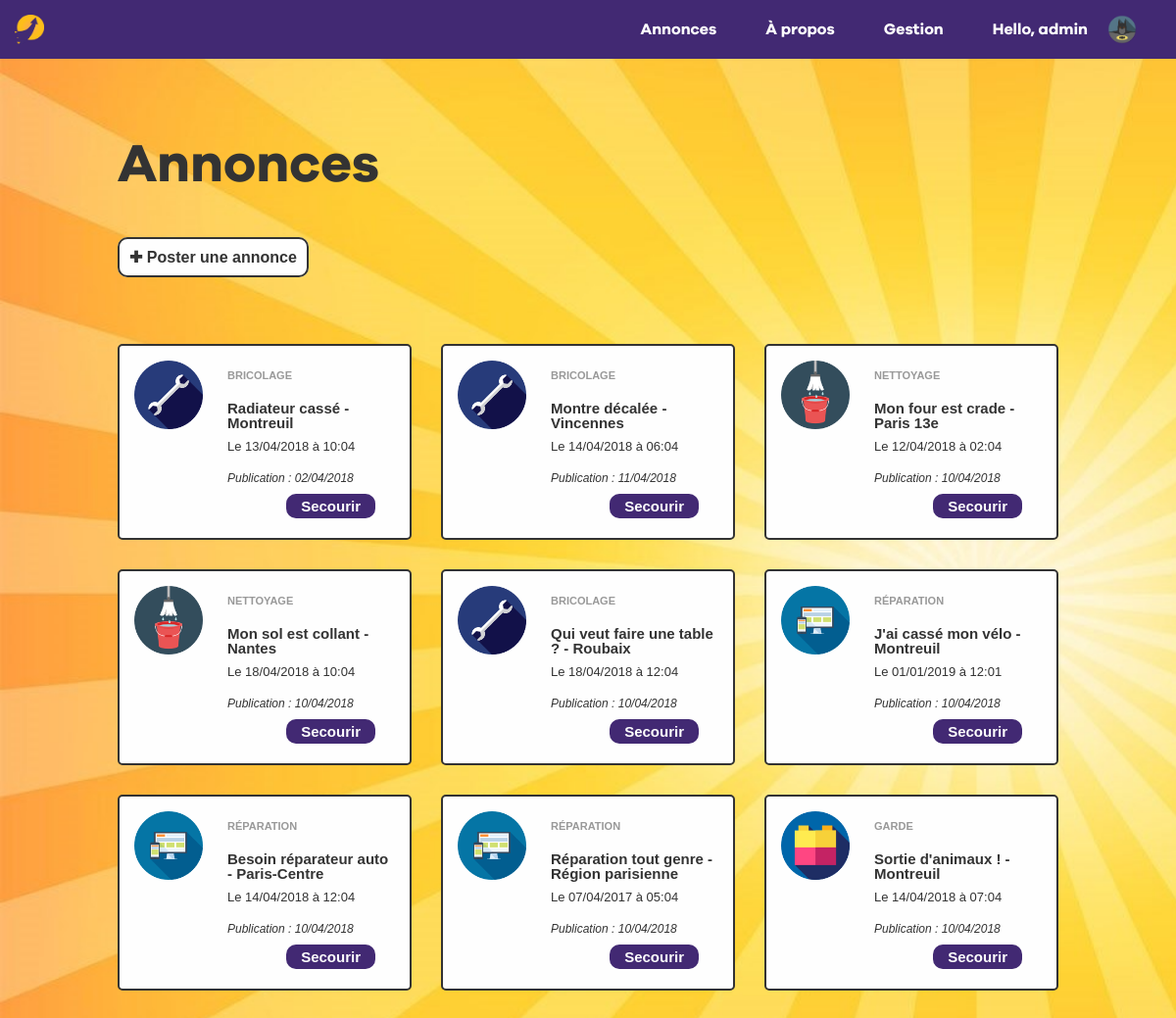
/posts (signed in), run on the app's committed database.
### tables this page shows
CREATE TABLE `posts` (
  `id` int(3) NOT NULL,
  `category` enum('Bricolage','Jardinage','Réparation','Garde','Devoirs','Nettoyage','Livraison') NOT NULL,
  `title` varchar(30) NOT NULL,
  `description` text NOT NULL,
  `location` varchar(255) NOT NULL,
  `date` datetime(6) NOT NULL,
  `name` varchar(25) NOT NULL,
  `email` varchar(200) NOT NULL,
  `phone` varchar(200) NOT NULL,
  `date_creation` date NOT NULL
);

### index.php (called while the page is built, shortened)
<?
isset($_GET['q']) ? $q = $_GET['q'] : $q = '';
  if($q === '' || $q === 'home'){
      $page = 'home';
  }
  else if($q === 'register'){
      $page = 'register';
  }
  else if($q === 'registrated'){
      $page = 'registrated';
  }
  else if($q === 'login'){
      $page = 'login';
  }
  else if($q === 'logout'){
      $page = 'logout';
      header('Location: home');
  }
  else if($q === 'about'){
      $page = 'about';
  }
  else if($q === 'posts'){
      $page = 'posts';
  }
  include 'views/pages/'.$page.'.php';
?>

### models/model.php (called while the page is built, shortened)
<?
abstract class Model{
  protected function query_request($sql, $_pdo){
      $query = $_pdo->query($sql);
      $result = $query->fetchAll();
      return $result;
    }
}
class Posts extends Model{
  public function getPosts($_pdo){
    $sql = 'SELECT id, category, title, location, date, name, date_creation FROM posts';
    $getPosts = $this->query_request($sql, $_pdo);
    return $getPosts;
  }
}

### views/pages/posts.php (the view, shortened to what this page needs)
<? require 'models/model.php'; ?>
<? $posts = new Posts() ?>
<? $getPosts = $posts->getPosts($pdo) ?>
  <main class="app-posts">
    <h1 class="app-posts-title">Annonces</h1>
    <? if(!empty($_SESSION['pseudo'])): ?>
    <a class="app-posts-create" href="create">
      <span>✚ Poster une annonce</span>
    </a>
    <? else: ?>
    <a class="app-posts-create" href="login">
      <span>✚ Me connecter pour poster une annonce</span>
    </a>
    <? endif ?>
    <div class="app-posts-container">
    <? for($i=0; $i<count($getPosts); $i++): ?>
      <div class="app-posts-container__post">
        <div class="app-posts-container__post__visual">
          <img class="app-posts-container__post__visual-element" src="src/images/<?= strtolower($getPosts[$i]->category.'.png') ?>" alt="category-pic">
        </div>
        <div class="app-posts-container__post__text">
          <div class="app-posts-container__post__text__category"><?= $getPosts[$i]->category; ?></div>
          <div class="app-posts-container__post__text__subject">
            <span class="app-posts-container__post__text__subject-title"><?= $getPosts[$i]->title; ?></span>
            <span class="app-posts-container__post__text__subject-location">- <?= $getPosts[$i]->location; ?></span>
          </div>
          <div class="app-posts-container__post__text__availability">Le <?= date("d/m/Y", strtotime($getPosts[$i]->date)) ?> à <?= date("h:m", strtotime($getPosts[$i]->date)) ?></div>
          <div class="app-posts-container__post__text__creation">Publication : <?= date("d/m/Y", strtotime($getPosts[$i]->date_creation)) ?></div>
          <a class="app-posts-container__post__text-button" href="post?id=<?= $getPosts[$i]->id ?>">
            <button>Secourir</button>
          </a>
        </div>
      </div>
    <? endfor ?>
    </div>
<? require 'templates/template.php'; ?>

### styles/main.css (style rules this page uses)
html, body { font-family: Helvetica; color: #333; }
body { background: #ffd000; background-image: url("../src/images/background.jpg"); background-size: cover; }
body .app-posts { width: 100vw; height: 100%; margin-top: 60px; }
body .app-posts-title { font-family: GalanoBold; font-size: 55px; margin: 10vh 0 0 10vw; padding-bottom: 60px; }
body .app-posts-create { background: #fefefe; margin: 10vh 0 0 10vw; font-weight: bold; text-decoration: none; border: 2px solid #333; border-radius: 10px; padding: 10px; }
body .app-posts-container { width: 80vw; display: flex; flex-wrap: wrap; justify-content: space-between; margin: 80px auto; }
body .app-posts-container__post { width: 300px; height: 200px; padding: 15px; display: flex; margin-bottom: 30px; overflow: hidden; position: relative; background: #fefefe; border-radius: 5px; border: 2px solid #333; }
body .app-posts-container__post__visual { width: 70px; height: 70px; margin-right: 25px; }
body .app-posts-container__post__visual-element { width: 70px; height: 70px; }
body .app-posts-container__post__text { width: 200px; font-size: 15px; }
body .app-posts-container__post__text__category { font-size: 11px; text-transform: uppercase; font-weight: bold; color: #999; margin: 10px 0 20px 0; }
body .app-posts-container__post__text__subject-title { font-weight: bold; }
body .app-posts-container__post__text__subject-location { font-weight: bold; }
body .app-posts-container__post__text__availability { margin-top: 10px; font-size: 13px; margin-bottom: 20px; }
body .app-posts-container__post__text__creation { font-size: 12px; font-style: italic; font-weight: thin; }
body .app-posts-container__post__text-button { cursor: pointer; position: absolute; border-radius: 10px; padding: 5px 15px; background: #422973; right: 35px; bottom: 20px; }
body .app-posts-container__post__text-button button { color: #fefefe; font-weight: bold; cursor: pointer; }

### data on the page
posts: category "BRICOLAGE", title "Radiateur cassé", location "Montreuil", date "13/04/2018", date "10:04", date_creation "02/04/2018"
posts: category "BRICOLAGE", title "Montre décalée", location "Vincennes", date "14/04/2018", date "06:04", date_creation "11/04/2018"
posts: category "NETTOYAGE", title "Mon four est crade", location "Paris 13e", date "12/04/2018", date "02:04", date_creation "10/04/2018"
posts: category "NETTOYAGE", title "Mon sol est collant", location "Nantes", date "18/04/2018", date "10:04", date_creation "10/04/2018"
posts: category "BRICOLAGE", title "Qui veut faire une table ?", location "Roubaix", date "18/04/2018", date "12:04", date_creation "10/04/2018"
posts: category "RÉPARATION", title "J'ai cassé mon vélo", location "Montreuil", date "01/01/2019", date "12:01", date_creation "10/04/2018"
posts: category "RÉPARATION", title "Besoin réparateur auto", location "Paris-Centre", date "14/04/2018", date "12:04", date_creation "10/04/2018"
posts: category "RÉPARATION", title "Réparation tout genre", location "Région parisienne", date "07/04/2017", date "05:04", date_creation "10/04/2018"
posts: shows a picture, category "GARDE", title "Sortie d'animaux !", location "Montreuil", date "14/04/2018", date "07:04", date_creation "10/04/2018"

### other printed values
$_SESSION['pseudo'] "admin"
